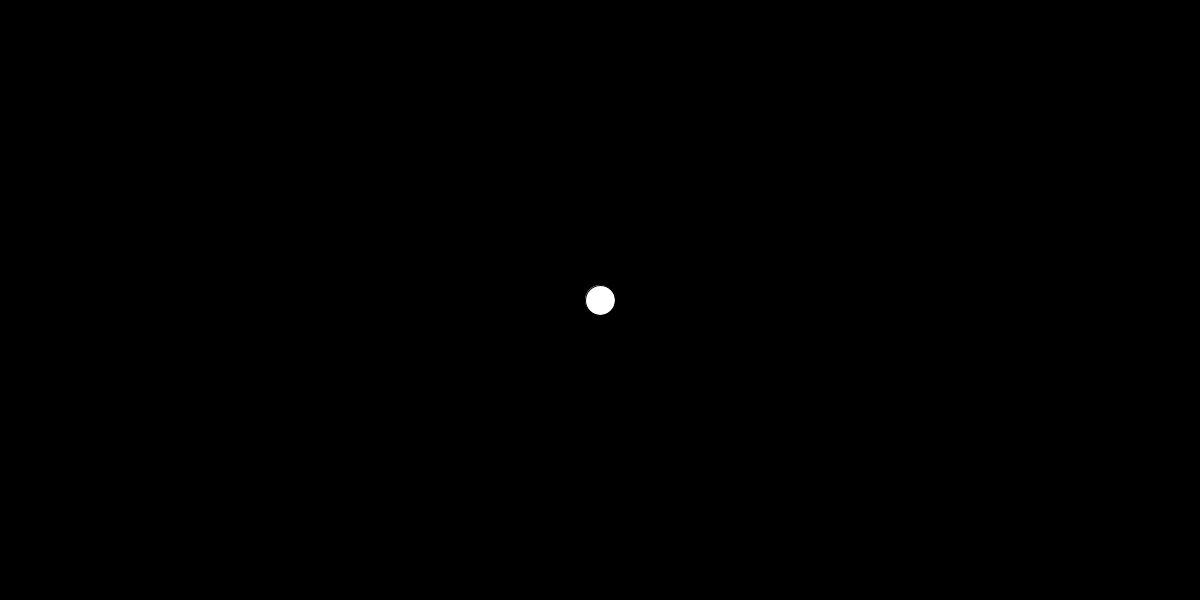
Frame 1 (no input)
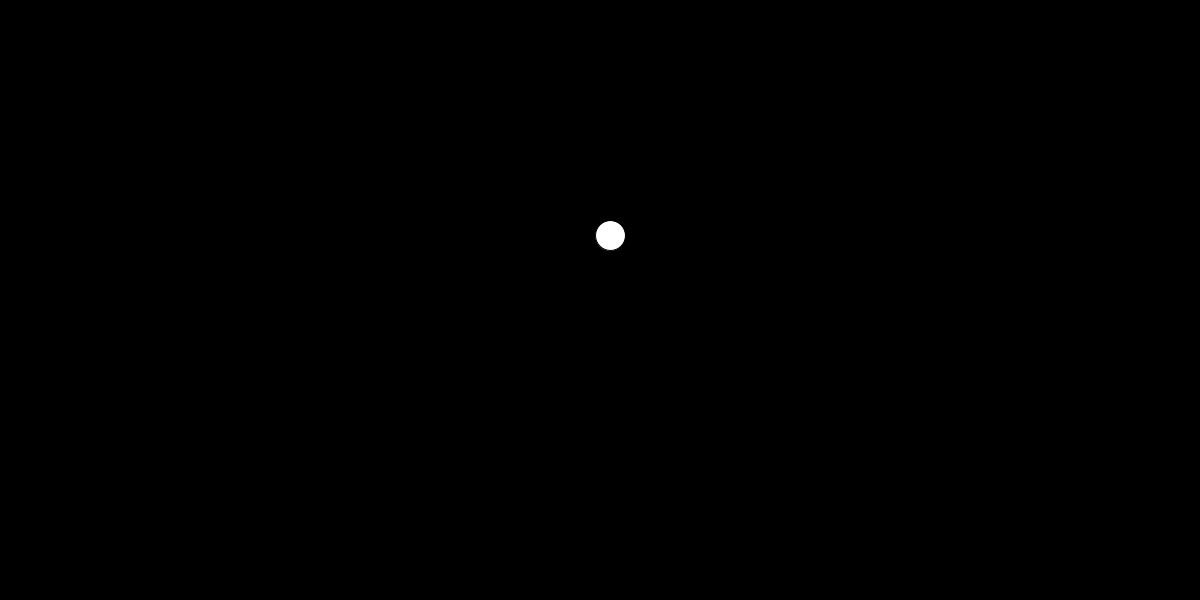
Frame 60 (the mouse pressed at the canvas centre just before this capture)
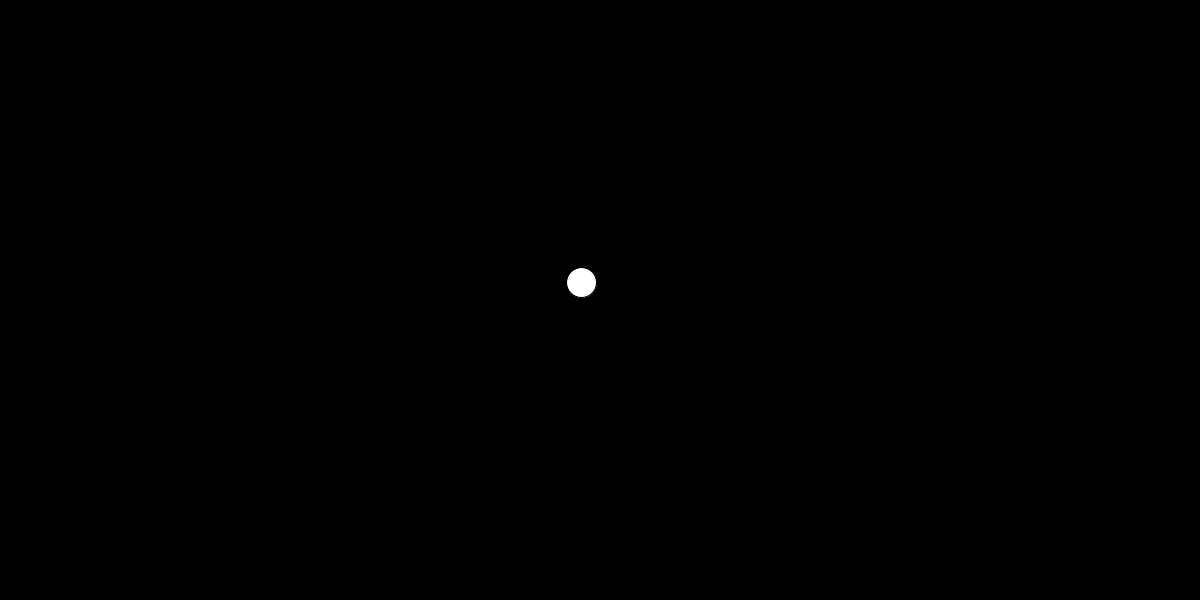
Frame 120 (the mouse held since frame 60 and released just before this capture)

The Processing sketch that drew these frames (run headless with seeded random() and noise(); from frame 60 on, the mouse is pressed at the canvas centre):

// Processing sketch: testingGeneticPath
// ── testingGeneticPath.pde
PVector[] path;
PVector location;
PVector direction;
float velocity = 5;
int genLength = 700;
int vectNum;
int time;
void setup(){
  size(1200, 600);
  background(0);
  fill(255);
  location = new PVector(width/2, height/2);
  direction = new PVector(0, 0);
  path  = new PVector[genLength];
  for(int i=0; i<genLength;i++){
    path[i] = PVector.random2D();
  }
  
}
int c= 0;
void draw(){
  if(c<genLength){
    background(0);
    ellipse(location.x, location.y, 30, 30);
    PVector dir = path[c];
    dir.setMag(velocity);
    location.add(dir);
    
    c++;
  }
  else {
  println("1");
  c = 0;}
  
}
